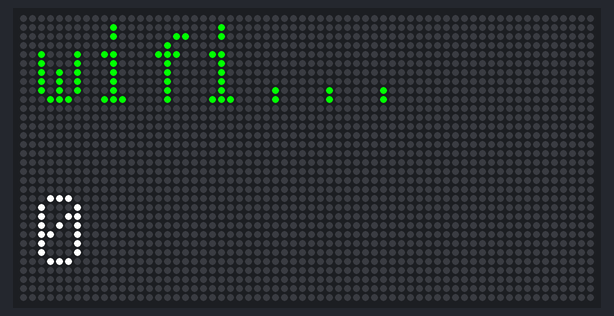
Bench run of a program on a simulated CircuitPython board. Shown: 64×32 RGB LED matrix. Values from a settings file that is not in the repository are placeholders; web requests get an empty 200 reply after 0.4 s; what the program prints to the serial console is not drawn.

Above: at 0.1 s.
At 5.92 s:
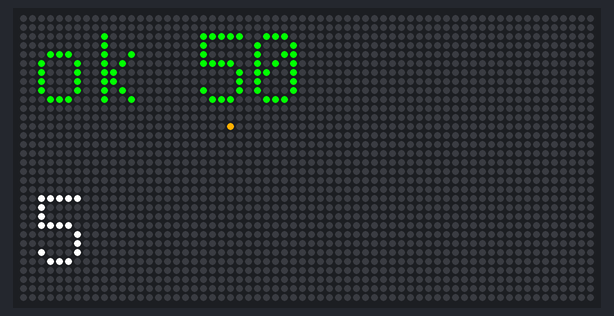
At 11.67 s:
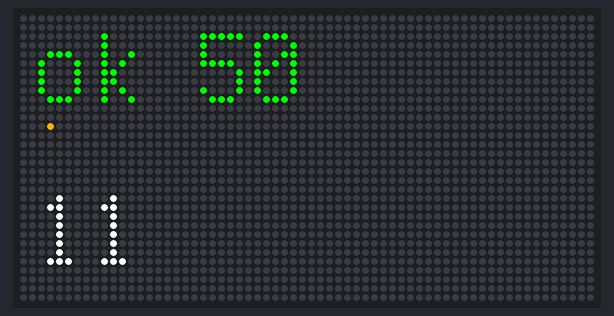
At 18.72 s:
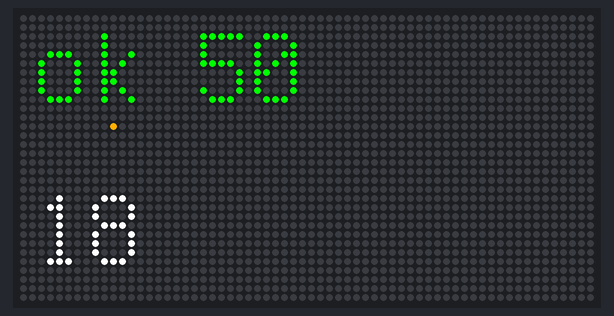
At 25.81 s:
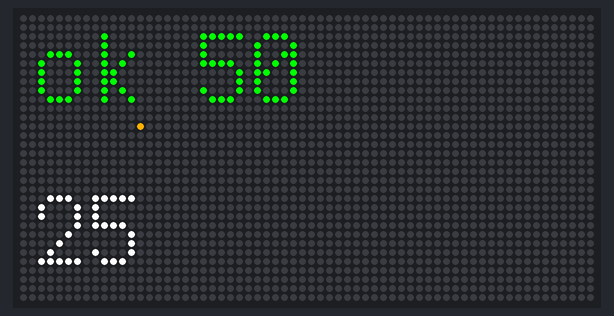
At 39.95 s:
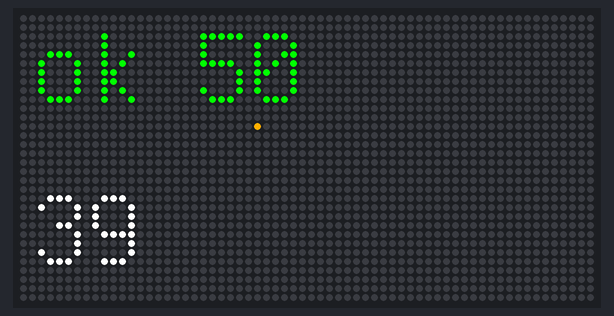

Measured:
- what the display in image 0 shows lasts 1.5 s, from 0.0 s to 1.5 s

The program:

code.py
```python
# Ticket 009: CircuitPython resource stress test.
# Panel animation + Wi-Fi station + access point + mDNS + web server + HTTPS fetch of a large JSON,
# all in one polling loop. Prints "STAT" lines over serial; GET /status returns the same as JSON.
import gc
import os
import time

import adafruit_connection_manager
import adafruit_requests
import board
import displayio
import framebufferio
import mdns
import rgbmatrix
import socketpool
import terminalio
import wifi
from adafruit_display_text import label
from adafruit_httpserver import Request, Response, Server

# Arbitrary coordinates over central Europe (busy airspace), not the owner's location.
FETCH_URL = "https://api.adsb.lol/v2/lat/48.0/lon/10.0/dist/30"
FETCH_EVERY_S = 10
ENABLE_AP = False
FETCH_TIMEOUT_S = 4
STAT_EVERY_S = 5

def mem():
    gc.collect()
    return gc.mem_free()

print("STAT boot free", mem())

# --- panel -----------------------------------------------------------------
displayio.release_displays()
matrix = rgbmatrix.RGBMatrix(
    width=64, height=32, bit_depth=4,
    rgb_pins=[board.MTX_R1, board.MTX_G1, board.MTX_B1, board.MTX_R2, board.MTX_G2, board.MTX_B2],
    addr_pins=[board.MTX_ADDRA, board.MTX_ADDRB, board.MTX_ADDRC, board.MTX_ADDRD],
    clock_pin=board.MTX_CLK, latch_pin=board.MTX_LAT, output_enable_pin=board.MTX_OE,
)
display = framebufferio.FramebufferDisplay(matrix, auto_refresh=True)
bitmap = displayio.Bitmap(64, 32, 3)
palette = displayio.Palette(3)
palette[0] = 0x000000
palette[1] = 0x00A0FF
palette[2] = 0xFFB000
group = displayio.Group()
group.append(displayio.TileGrid(bitmap, pixel_shader=palette))
counter = label.Label(terminalio.FONT, text="0", color=0xFFFFFF, x=2, y=24)
status = label.Label(terminalio.FONT, text="wifi...", color=0x00FF00, x=2, y=6)
group.append(counter)
group.append(status)
display.root_group = group
print("STAT panel free", mem())

# --- wifi: station + access point ---------------------------------------------
t0 = time.monotonic()
wifi.radio.connect(os.getenv("CIRCUITPY_WIFI_SSID"), os.getenv("CIRCUITPY_WIFI_PASSWORD"))
ip = str(wifi.radio.ipv4_address)
print("STAT station up in %.1fs ip %s free %d" % (time.monotonic() - t0, ip, mem()))
if ENABLE_AP:
    try:
        wifi.radio.start_ap(ssid="flights-setup-test", password="flighttest1")
        print("STAT ap up ip", wifi.radio.ipv4_address_ap, "free", mem())
    except Exception as e:  # noqa: BLE001
        print("STAT ap FAILED", repr(e))
else:
    print("STAT ap disabled")

# --- mdns ------------------------------------------------------------------------
mdns_server = mdns.Server(wifi.radio)
mdns_server.hostname = "flights"
mdns_server.advertise_service(service_type="_http", protocol="_tcp", port=80)
print("STAT mdns up free", mem())

# --- http server -------------------------------------------------------------------
pool = socketpool.SocketPool(wifi.radio)
server = Server(pool, debug=False)
stats = {"free": 0, "max_gap_ms": 0, "fetches": 0, "last_fetch_s": 0, "last_bytes": 0,
         "last_aircraft": 0, "errors": 0, "requests": 0, "min_free": 10**9}

@server.route("/")
def index(request: Request):
    stats["requests"] += 1
    return Response(request, "<h1>flights.local</h1><p>stress test</p>", content_type="text/html")

@server.route("/status")
def status_route(request: Request):
    stats["requests"] += 1
    stats["free"] = mem()
    import json
    return Response(request, json.dumps(stats), content_type="application/json")

server.start("0.0.0.0", 80)
print("STAT server up free", mem())

# --- https client --------------------------------------------------------------------
ssl_ctx = adafruit_connection_manager.get_radio_ssl_context(wifi.radio)
conn_pool = adafruit_connection_manager.get_radio_socketpool(wifi.radio)
requests = adafruit_requests.Session(conn_pool, ssl_ctx)

def fetch():
    t = time.monotonic()
    try:
        r = requests.get(FETCH_URL, headers={"User-Agent": "matrix-stress-test"}, timeout=FETCH_TIMEOUT_S)
        raw = r.content
        stats["last_bytes"] = len(raw)
        import json
        data = json.loads(raw)
        stats["last_aircraft"] = len(data.get("ac", data.get("aircraft", [])))
        r.close()
        del raw, data
    except Exception as e:  # noqa: BLE001
        stats["errors"] += 1
        print("STAT fetch ERROR", repr(e))
    stats["fetches"] += 1
    stats["last_fetch_s"] = round(time.monotonic() - t, 2)
    gc.collect()

# --- main loop ---------------------------------------------------------------------------
x = 0
last_frame = last_stat = last_fetch = time.monotonic()
last_loop = time.monotonic()
status.text = "ok " + ip.split(".")[-1]
while True:
    now = time.monotonic()
    gap = int((now - last_loop) * 1000)
    last_loop = now
    if gap > stats["max_gap_ms"]:
        stats["max_gap_ms"] = gap
    try:
        server.poll()
    except Exception as e:  # noqa: BLE001
        stats["errors"] += 1
        print("STAT poll ERROR", repr(e))
    if now - last_frame >= 0.05:
        last_frame = now
        bitmap[x, 12] = 0
        x = (x + 1) % 64
        bitmap[x, 12] = 2
        counter.text = str(int(now) % 1000)
    if now - last_fetch >= FETCH_EVERY_S:
        last_fetch = now
        fetch()
    if now - last_stat >= STAT_EVERY_S:
        last_stat = now
        f = mem()
        stats["free"] = f
        stats["min_free"] = min(stats["min_free"], f)
        print("STAT", stats)
        stats["max_gap_ms"] = 0
```
